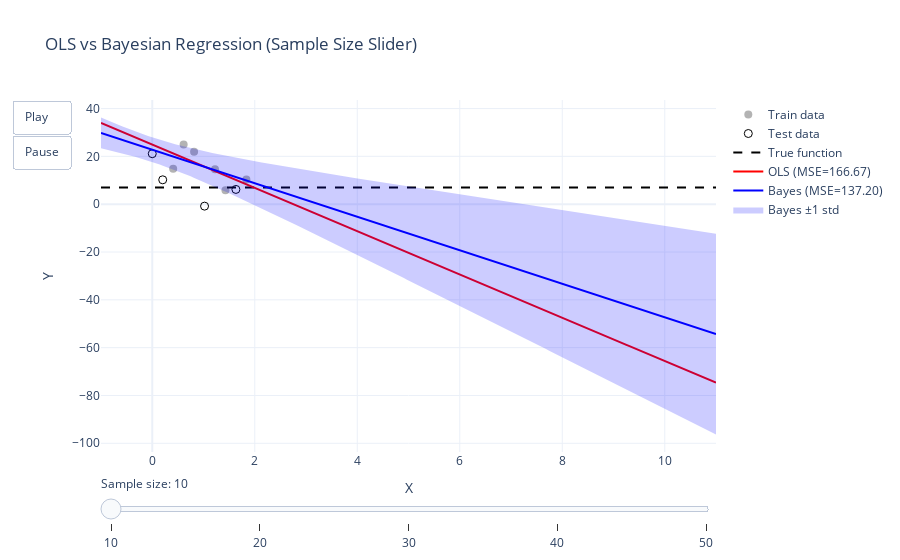

The cell this chart's notebook holds for it:
### Code cell
import numpy as np
import plotly.graph_objects as go
from sklearn.linear_model import LinearRegression, BayesianRidge
from sklearn.metrics import mean_squared_error
from sklearn.model_selection import train_test_split

np.random.seed(0)

# Generate full dataset
n_total = 50
X_full = np.linspace(0, 10, n_total).reshape(-1, 1)
y_true = X_full.ravel() - X_full.ravel() + 7
noise = np.random.normal(0, 8, size=n_total)
y_noisy = y_true + noise

# Prepare test grid
xx = np.linspace(X_full.min() - 1, X_full.max() + 1, 200).reshape(-1, 1)
yy_true = xx.ravel() - xx.ravel() + 7

# Prepare figure
fig = go.Figure()
frames = []
sample_sizes = np.arange(10, n_total + 1, 10)  # e.g. 5, 10, 15, 20, 25, 30

for n_samples in sample_sizes:
    # Subset current data
    X = X_full[:n_samples]
    y = y_noisy[:n_samples]
    
    # Train/test split (fixed ratio)
    X_train, X_test, y_train, y_test, y_true_train, y_true_test = train_test_split(
        X, y, y_true[:n_samples], test_size=0.4, random_state=42
    )
    
    # Fit models
    ols = LinearRegression().fit(X_train, y_train)
    bayes = BayesianRidge().fit(X_train, y_train)
    
    # Predictions
    y_pred_ols = ols.predict(X_test)
    y_pred_bayes, y_std_bayes = bayes.predict(X_test, return_std=True)
    
    mse_ols = mean_squared_error(y_true_test, y_pred_ols)
    mse_bayes = mean_squared_error(y_true_test, y_pred_bayes)
    
    yy_ols = ols.predict(xx)
    yy_bayes, yy_bayes_std = bayes.predict(xx, return_std=True)
    
    # Frame for this sample size
    frames.append(go.Frame(
        name=str(n_samples),
        data=[
            # Train data
            go.Scatter(x=X_train.ravel(), y=y_train, mode='markers',
                       marker=dict(color='gray', size=8, opacity=0.6),
                       name='Train data'),
            # Test data
            go.Scatter(x=X_test.ravel(), y=y_test, mode='markers',
                       marker=dict(color='black', size=8, symbol='circle-open'),
                       name='Test data'),
            # True function
            go.Scatter(x=xx.ravel(), y=yy_true, mode='lines',
                       line=dict(color='black', dash='dash'),
                       name='True function'),
            # OLS
            go.Scatter(x=xx.ravel(), y=yy_ols, mode='lines',
                       line=dict(color='red'),
                       name=f'OLS (MSE={mse_ols:.2f})'),
            # Bayes
            go.Scatter(x=xx.ravel(), y=yy_bayes, mode='lines',
                       line=dict(color='blue'),
                       name=f'Bayes (MSE={mse_bayes:.2f})'),
            # Bayes ±1 std
            go.Scatter(
                x=np.concatenate([xx.ravel(), xx.ravel()[::-1]]),
                y=np.concatenate([yy_bayes - yy_bayes_std, (yy_bayes + yy_bayes_std)[::-1]]),
                fill='toself',
                fillcolor='rgba(0,0,255,0.2)',
                line=dict(color='rgba(255,255,255,0)'),
                hoverinfo='skip',
                name='Bayes ±1 std'
            )
        ],
        layout=go.Layout(
            title_text=f"OLS vs Bayesian Regression — Sample Size: {n_samples}"
        )
    ))

# Add initial frame
fig.add_traces(frames[0].data)

# Add slider & animation settings
fig.update_layout(
    title="OLS vs Bayesian Regression (Sample Size Slider)",
    xaxis_title="X",
    yaxis_title="Y",
    template="plotly_white",
    updatemenus=[{
        "type": "buttons",
        "showactive": False,
        "buttons": [
            {"label": "Play", "method": "animate", "args": [None, {"frame": {"duration": 1000, "redraw": True}, "fromcurrent": True}]},
            {"label": "Pause", "method": "animate", "args": [[None], {"frame": {"duration": 0}, "mode": "immediate"}]}
        ]
    }],
    sliders=[{
        "steps": [
            {"args": [[str(size)], {"frame": {"duration": 0, "redraw": True}, "mode": "immediate"}],
             "label": str(size), "method": "animate"}
            for size in sample_sizes
        ],
        "currentvalue": {"prefix": "Sample size: "}
    }]
)

fig.frames = frames
fig.write_html("../plots/interactive_regression_1.html", include_plotlyjs='cdn')
fig.show()

### Figure 1 — Plotly figure (JSON) as saved in the notebook; plotly's stock layout.template omitted (floating-point values rounded to 4 significant figures; data arrays with more than 128 entries replaced by an {"elided": "..."} marker saying what was removed)
{"data": [{"marker": {"color": "gray", "opacity": 0.6, "size": 8}, "mode": "markers", "name": "Train data", "type": "scatter", "x": [1.429, 0.4082, 1.837, 0.8163, 0.6122, 1.224], "y": [5.789, 14.83, 10.28, 21.94, 24.93, 14.6]}, {"marker": {"color": "black", "size": 8, "symbol": "circle-open"}, "mode": "markers", "name": "Test data", "type": "scatter", "x": [1.633, 0.2041, 1.02, 0.0], "y": [6.174, 10.2, -0.8182, 21.11]}, {"line": {"color": "black", "dash": "dash"}, "mode": "lines", "name": "True function", "type": "scatter", "x": {"elided": "200 float values"}, "y": {"elided": "200 float values"}}, {"line": {"color": "red"}, "mode": "lines", "name": "OLS (MSE=166.67)", "type": "scatter", "x": {"elided": "200 float values"}, "y": {"elided": "200 float values"}}, {"line": {"color": "blue"}, "mode": "lines", "name": "Bayes (MSE=137.20)", "type": "scatter", "x": {"elided": "200 float values"}, "y": {"elided": "200 float values"}}, {"fill": "toself", "fillcolor": "rgba(0,0,255,0.2)", "hoverinfo": "skip", "line": {"color": "rgba(255,255,255,0)"}, "name": "Bayes ±1 std", "type": "scatter", "x": {"elided": "400 float values"}, "y": {"elided": "400 float values"}}], "layout": {"sliders": [{"currentvalue": {"prefix": "Sample size: "}, "steps": [{"args": [["10"], {"frame": {"duration": 0, "redraw": true}, "mode": "immediate"}], "label": "10", "method": "animate"}, {"args": [["20"], {"frame": {"duration": 0, "redraw": true}, "mode": "immediate"}], "label": "20", "method": "animate"}, {"args": [["30"], {"frame": {"duration": 0, "redraw": true}, "mode": "immediate"}], "label": "30", "method": "animate"}, {"args": [["40"], {"frame": {"duration": 0, "redraw": true}, "mode": "immediate"}], "label": "40", "method": "animate"}, {"args": [["50"], {"frame": {"duration": 0, "redraw": true}, "mode": "immediate"}], "label": "50", "method": "animate"}]}], "title": {"text": "OLS vs Bayesian Regression (Sample Size Slider)"}, "updatemenus": [{"buttons": [{"args": [null, {"frame": {"duration": 1000, "redraw": true}, "fromcurrent": true}], "label": "Play", "method": "animate"}, {"args": [[null], {"frame": {"duration": 0}, "mode": "immediate"}], "label": "Pause", "method": "animate"}], "showactive": false, "type": "buttons"}], "xaxis": {"title": {"text": "X"}}, "yaxis": {"title": {"text": "Y"}}}}
